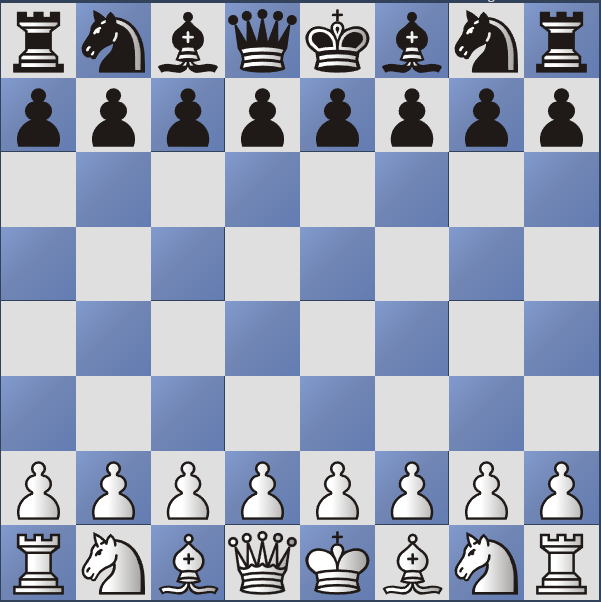
#> input picture data/raw_data/1.PNG, 601 x 602 px, given in place of ss.png, which was not available
$ jupyter execute --allow-errors computer_vision.ipynb   (shell and % lines are left out)   (text cells are left out)
#> lines starting #> are read from the running program, lines starting #| are printed output that depends on the picture; pictures that were not available may be replaced by others from this repository, and a replacement may not be noted
[cell 1]
# Much of this code is from https://github.com/Elucidation/tensorflow_chessbot/blob/master/tensorflow_compvision.ipynb
# and http://scikit-image.org/docs/dev/api/skimage.transform.html#skimage.transform.hough_line
import tensorflow as tf
import numpy as np
np.set_printoptions(suppress=True)

#> (the rest of this cell did not finish here and is left out)

[cell 2]
# Imports for visualization
import PIL.Image
from io import StringIO
from IPython.display import clear_output, Image, display
import scipy.ndimage as nd
import scipy.signal
from pathlib import Path

from matplotlib.pyplot import imshow
import matplotlib.pyplot as plt
import numpy as np
from PIL import Image
from typing import List


from skimage.transform import (hough_line, hough_line_peaks,
                               probabilistic_hough_line)

[cell 3]
img_path = Path("..")/"data"/"screenshots"/"ss.png"

img = PIL.Image.open(img_path)
#> img is the input picture: PIL image 601x602 RGBA; mean R, G, B, A 155.6, 164.4, 184.1, 255

print( "Loaded %s (%dpx x %dpx)" % \
    (img, img.size[0], img.size[1]) )
#| Loaded <PIL.PngImagePlugin.PngImageFile image mode=RGBA size=601x602 at 0x7FB36868BBD0> (601px x 602px)

[cell 4]
# See original image
#display_array(np.asarray(img), rng=[0,255])

imshow(np.asarray(img))
#> (this line was passed over: IPython is not available in this run)

[cell 5]
# Convert to grayscale and array
a = np.asarray(img.convert("L"), dtype=np.float32)
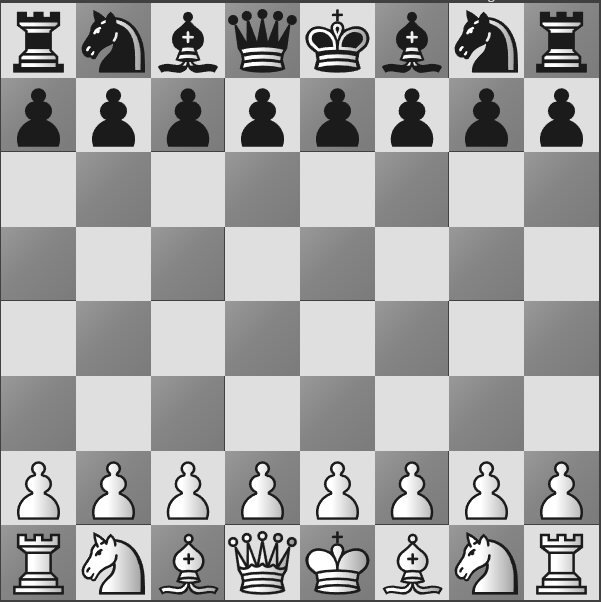
#> a: shape (602, 601) float32; min 27, max 255, mean 164

#> (the rest of this cell did not finish here and is left out)

[cell 6]
# [70 lines left out: functions make_kernel, simple_conv, gradientx, gradienty, corners, dilate and 1 more, not called in this run]


def opening(x, size=3):
    return dilate(erode(x, size), size)


def closing(x, size=3):
    return erode(dilate(x, size), size)


# [5 lines left out: function skeleton, not called in this run]

[cell 7]
# [6 lines left out: function simple_y, not called in this run]

clipped_a = a[200:,200:]
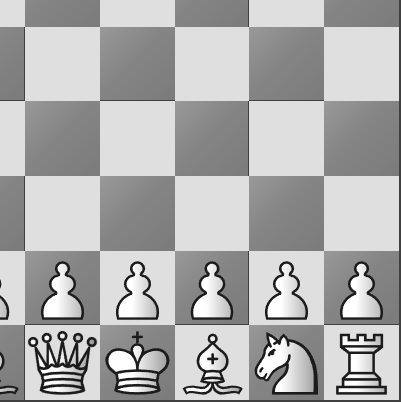
#> clipped_a: shape (402, 401) float32; min 27, max 255, mean 174.3

# Get our grayscale image matrix
#> (the rest of this cell did not finish here and is left out)

[cell 8]
# Dxy = np.abs(gradientx(A) * gradienty(A))
# Dc = np.abs(corners(A))
#tf.global_variables_initializer().run()

# Initialize state to initial conditions
tf.global_variables_initializer().run()
#> (this line was passed over: tensorflow is not available in this run)

#print(Dy2.eval())

#imageio.imwrite("file2.png", np.asarray(Dy2.eval()))
#imageio.imwrite("file3.png", np.asarray(Dy.eval()))

#> (the rest of this cell did not finish here and is left out)

#> (a cell that did not finish here is left out)

#> (a cell that did not finish here is left out)

[cell 11]
import matplotlib.pyplot as plt

#> (the rest of this cell did not finish here and is left out)

[cell 12]
# [74 lines left out: functions checkMatch, pruneLines, skeletonize_1d, getChessLines, not called in this run]

# Get chess lines
#> (the rest of this cell did not finish here and is left out)

#> (a cell that did not finish here is left out)

[cell 14]
plt.imshow(img)
#> (this line was passed over: IPython is not available in this run)

$ run again, on data/raw_data/4.PNG
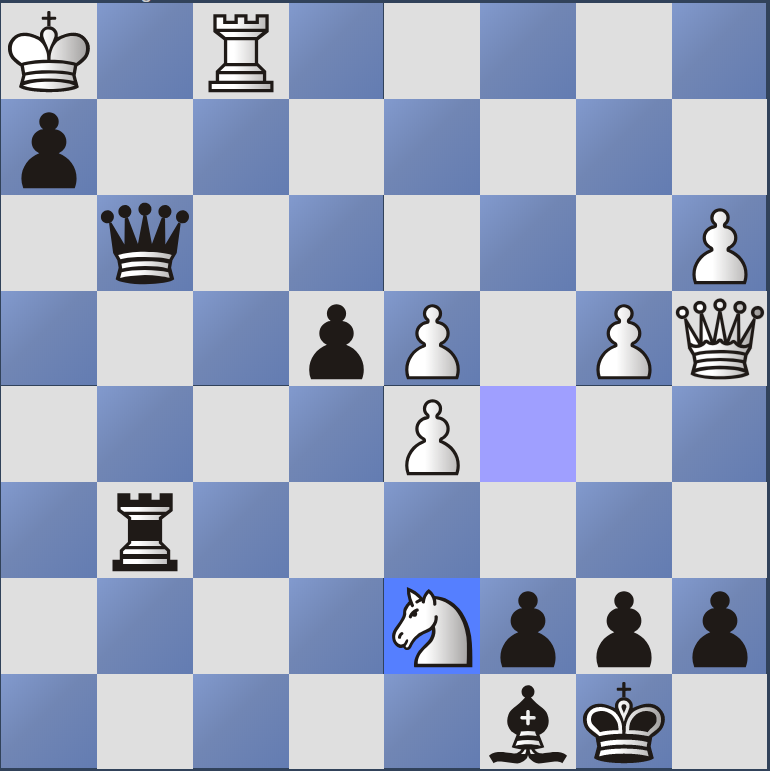
#> input picture data/raw_data/4.PNG, 770 x 771 px, given in place of ss.png, which was not available
#> img is the input picture: PIL image 770x771 RGBA; mean R, G, B, A 159.5, 169.5, 193.3, 255
#| Loaded <PIL.PngImagePlugin.PngImageFile image mode=RGBA size=770x771 at 0x7FB368631710> (770px x 771px)
#> `a = np.asarray(img.convert("L"), dtype=np.float32)`:
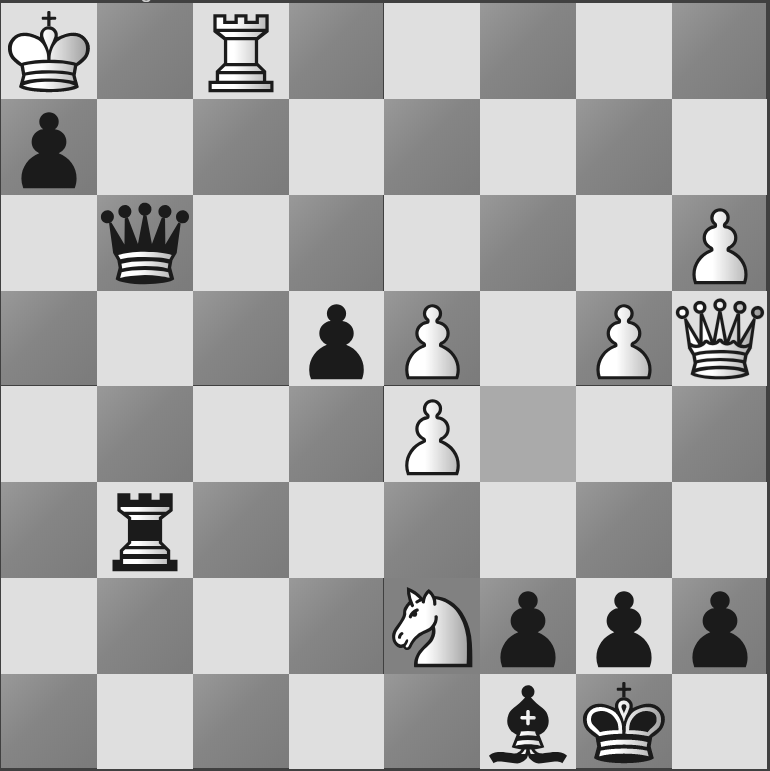
#> a: shape (771, 770) float32; min 26, max 255, mean 169.3
#> `clipped_a = a[200:,200:]`:
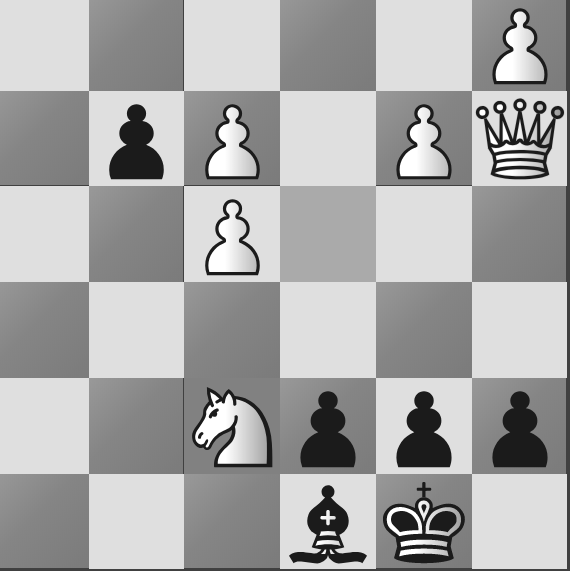
#> clipped_a: shape (571, 570) float32; min 26, max 255, mean 168.4

$ run again, on data/raw_data/5.PNG
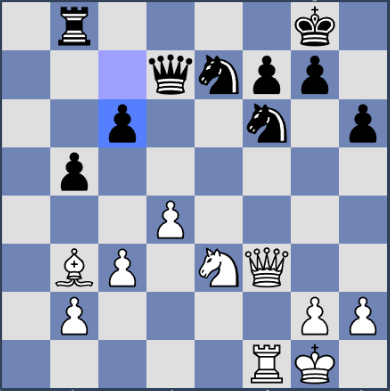
#> input picture data/raw_data/5.PNG, 390 x 391 px, given in place of ss.png, which was not available
#> img is the input picture: PIL image 390x391 RGBA; mean R, G, B, A 156.6, 166.1, 189.8, 255
#| Loaded <PIL.PngImagePlugin.PngImageFile image mode=RGBA size=390x391 at 0x7FB3685FAF90> (390px x 391px)
#> `a = np.asarray(img.convert("L"), dtype=np.float32)`:
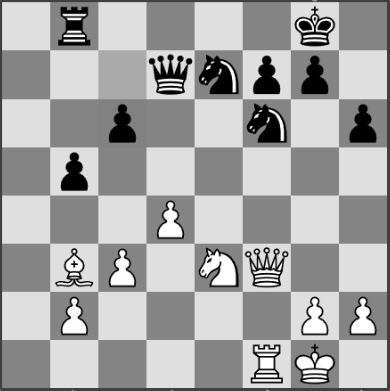
#> a: shape (391, 390) float32; min 0, max 255, mean 165.9
#> `clipped_a = a[200:,200:]`:
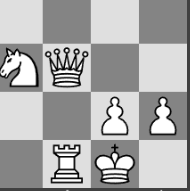
#> clipped_a: shape (191, 190) float32; min 0, max 255, mean 170.8
